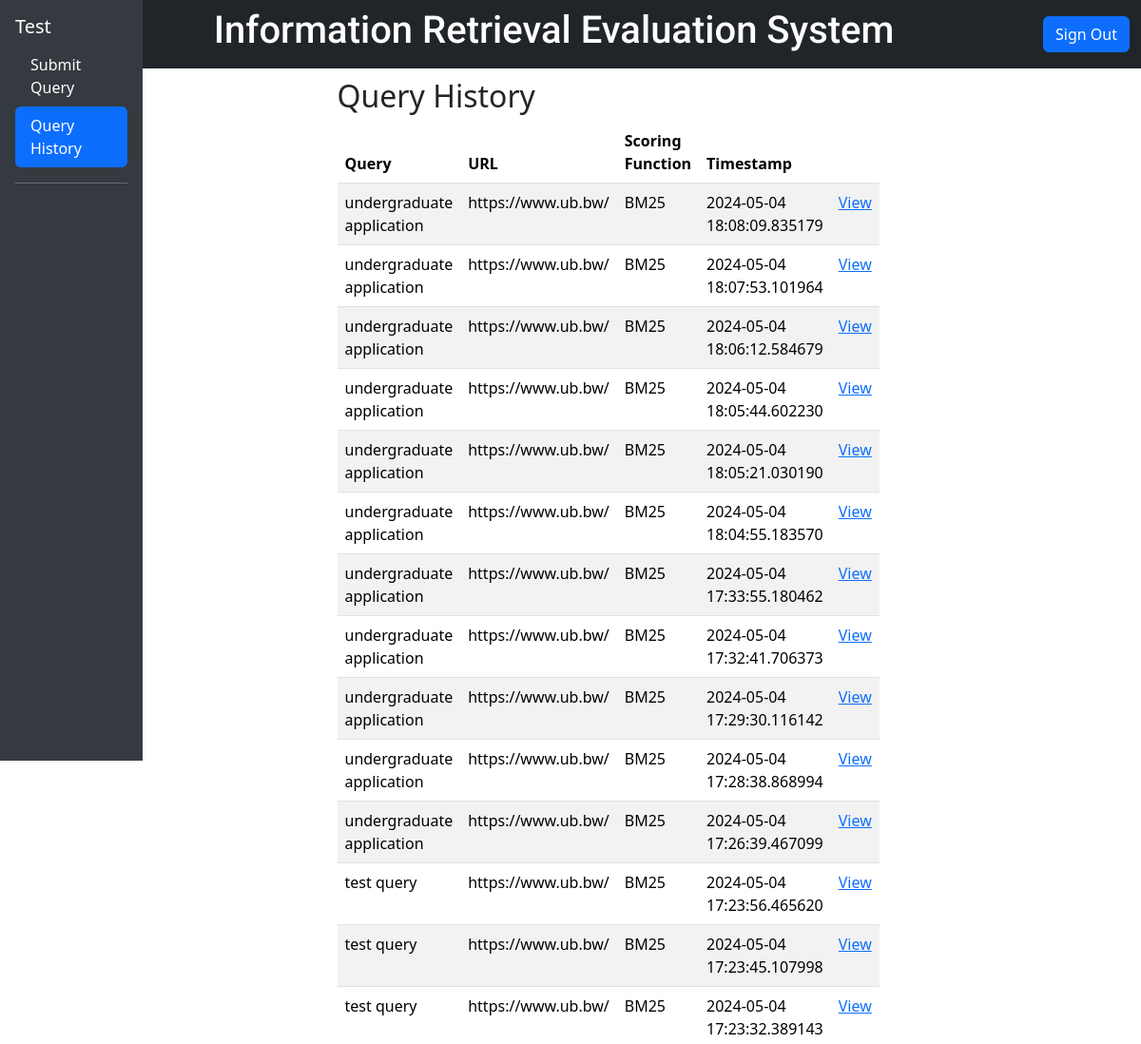
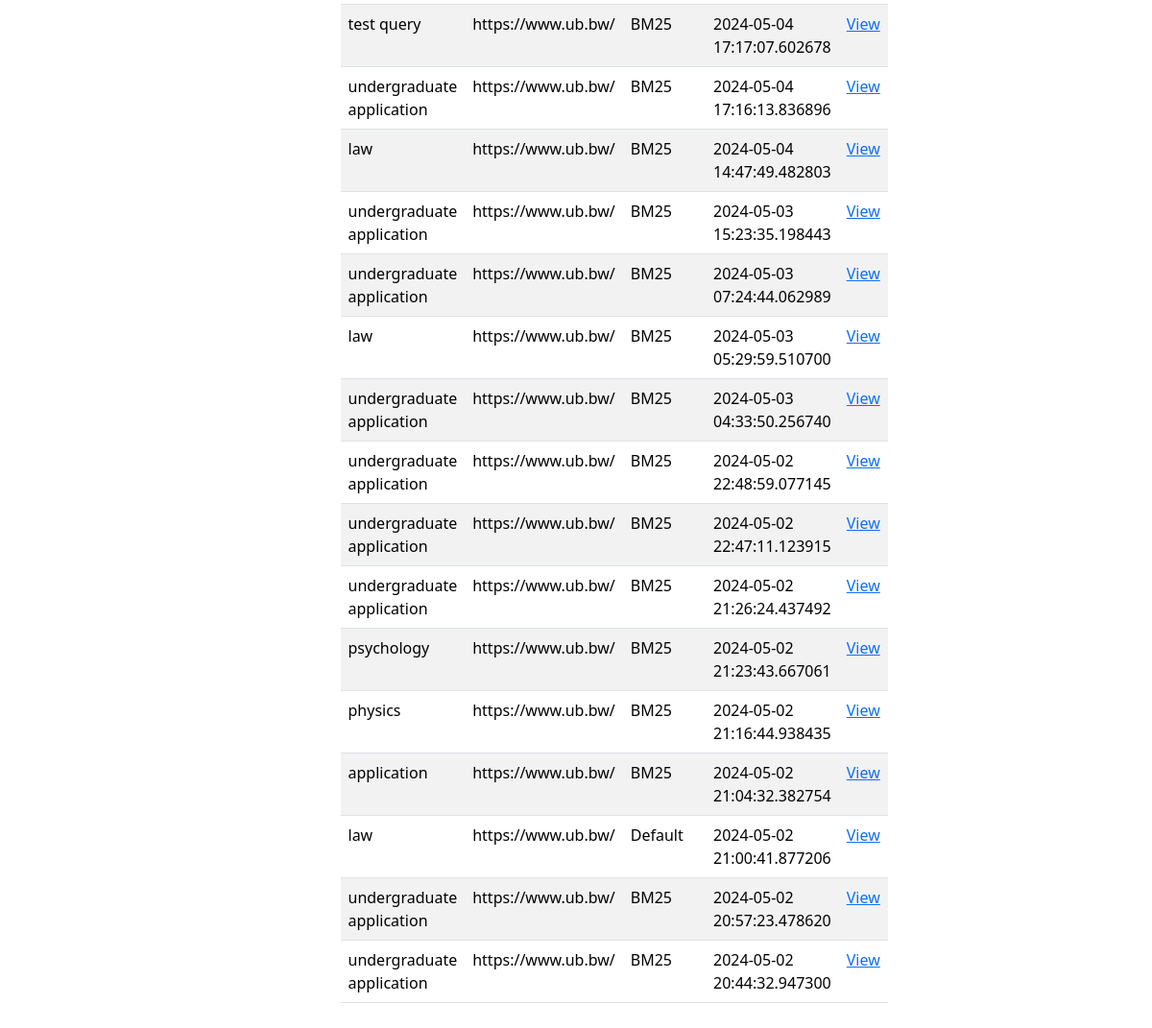
The page /history (signed in) on the database its author committed (2 pictures, top to bottom).
### app.py (models this page shows, shortened)
class User(UserMixin, db.Model):
    id = db.Column(db.Integer, primary_key=True)
    username = db.Column(db.String(50), unique=True)
    first_name = db.Column(db.String(50))
    last_name = db.Column(db.String(50))
    email = db.Column(db.String(150), unique = True)
    password_hash = db.Column(db.String(150))
    joined_at = db.Column(db.DateTime(), default = datetime.utcnow)
    queries = db.relationship("Query", backref="user", lazy=True)

class Query(db.Model):
    query_id = db.Column(db.Integer, primary_key=True)
    url = db.Column(db.String(255))
    query_text = db.Column(db.String(255))
    query_scoring_function = db.Column(db.String(10))
    query_stopwords = db.Column(db.String(255))
    k = db.Column(db.Float(), default = 2.0)
    b = db.Column(db.Float(), default = 0.75)
    query_timestamp = db.Column(db.DateTime(), default = datetime.utcnow)
    user_id = db.Column(db.Integer, db.ForeignKey("user.id"))
    results = db.relationship("QueryResult", backref="query", lazy=True)

### app.py (the view)
@app.route('/history', methods=['GET', 'POST'])
@login_required
def history():
    queries = Query.query.filter_by(user_id=current_user.id).order_by(Query.query_timestamp.desc()).all()
    return render_template('history.html', queries=queries)

### app.py (called while the page is built)
@login_manager.user_loader
def load_user(user_id):
    return User.query.get(int(user_id))

### templates/history.html (shortened to what this page needs)
<!DOCTYPE html>
<html lang="en">
  <head>
    <link href="https://cdn.jsdelivr.net/npm/bootstrap@5.3.3/dist/css/bootstrap.min.css" rel="stylesheet">
  </head>
  <body>
    <nav class="navbar navbar-expand-sm text-white bg-dark">
      <div class="container-fluid">
        <a class="navbar-brand" href="#">
        </a>
        <h1 style="font-family: Roboto;">Information Retrieval Evaluation System</h1>
        <div class="text-right">
              <a href="/logout" class="btn btn-primary">Sign Out</a>
        </div>
      </div>
    </nav>
    <div>
      <div class="position-fixed" style="top: 0; left: 0; height: 100vh; width: 150px; background-color: #343a40; color: white;">
        <div class="p-3">
          <h5>{{current_user.username}}</h5>
          <ul class="nav nav-pills flex-column mb-auto">
            <li class="nav-item">
              <a class="nav-link text-white" href="/dashboard">Submit Query</a>
            </li>
            <li class="nav-item">
              <a class="nav-link active text-white" href="/history">Query History</a>
            </li>
          </ul>
          <hr>
        </div>
      </div>
      <div style="margin-left: 50px; padding: 10px;">
        <div class="container">
          <div class="row justify-content-center">
            <div class="col-md-6 mx-auto">
              <h2>Query History</h2>
              <table class="table table-striped">
                <thead>
                  <tr>
                    <th>Query</th>
                    <th>URL</th>
                    <th>Scoring Function</th>
                    <th>Timestamp</th>
                    <th></th>
                  </tr>
                </thead>
                <tbody>
                  {% for query in queries %}
                  <tr>
                    <td>{{query.query_text}}</td>
                    <td>{{query.url}}</td>
                    <td>{{query.query_scoring_function}}</td>
                    <td>{{query.query_timestamp}}</td>
                    <td><a href="/view_query_results?query_id={{query.query_id}}">View</a></td>
                  </tr>
                  {% endfor %}
                </tbody>
              </table>
            </div>
          </div>
        </div>
      </div>
    </div>
  </body>
</html>

### rows shown on the page
User: username "Test"
Query: query_text "undergraduate application", url "https://www.ub.bw/", query_scoring_function "BM25", query_timestamp "2024-05-04 18:08:09.835179"
Query: query_text "undergraduate application", url "https://www.ub.bw/", query_scoring_function "BM25", query_timestamp "2024-05-04 18:07:53.101964"
Query: query_text "undergraduate application", url "https://www.ub.bw/", query_scoring_function "BM25", query_timestamp "2024-05-04 18:06:12.584679"
Query: query_text "undergraduate application", url "https://www.ub.bw/", query_scoring_function "BM25", query_timestamp "2024-05-04 18:05:44.602230"
Query: query_text "undergraduate application", url "https://www.ub.bw/", query_scoring_function "BM25", query_timestamp "2024-05-04 18:05:21.030190"
Query: query_text "undergraduate application", url "https://www.ub.bw/", query_scoring_function "BM25", query_timestamp "2024-05-04 18:04:55.183570"
Query: query_text "undergraduate application", url "https://www.ub.bw/", query_scoring_function "BM25", query_timestamp "2024-05-04 17:33:55.180462"
Query: query_text "undergraduate application", url "https://www.ub.bw/", query_scoring_function "BM25", query_timestamp "2024-05-04 17:32:41.706373"
Query: query_text "undergraduate application", url "https://www.ub.bw/", query_scoring_function "BM25", query_timestamp "2024-05-04 17:29:30.116142"
Query: query_text "undergraduate application", url "https://www.ub.bw/", query_scoring_function "BM25", query_timestamp "2024-05-04 17:28:38.868994"
Query: query_text "undergraduate application", url "https://www.ub.bw/", query_scoring_function "BM25", query_timestamp "2024-05-04 17:26:39.467099"
Query: query_text "test query", url "https://www.ub.bw/", query_scoring_function "BM25", query_timestamp "2024-05-04 17:23:56.465620"
Query: query_text "test query", url "https://www.ub.bw/", query_scoring_function "BM25", query_timestamp "2024-05-04 17:23:45.107998"
Query: query_text "test query", url "https://www.ub.bw/", query_scoring_function "BM25", query_timestamp "2024-05-04 17:23:32.389143"
Query: query_text "test query", url "https://www.ub.bw/", query_scoring_function "BM25", query_timestamp "2024-05-04 17:17:07.602678"
Query: query_text "undergraduate application", url "https://www.ub.bw/", query_scoring_function "BM25", query_timestamp "2024-05-04 17:16:13.836896"
Query: query_text "law", url "https://www.ub.bw/", query_scoring_function "BM25", query_timestamp "2024-05-04 14:47:49.482803"
Query: query_text "undergraduate application", url "https://www.ub.bw/", query_scoring_function "BM25", query_timestamp "2024-05-03 15:23:35.198443"
Query: query_text "undergraduate application", url "https://www.ub.bw/", query_scoring_function "BM25", query_timestamp "2024-05-03 07:24:44.062989"
Query: query_text "law", url "https://www.ub.bw/", query_scoring_function "BM25", query_timestamp "2024-05-03 05:29:59.510700"
Query: query_text "undergraduate application", url "https://www.ub.bw/", query_scoring_function "BM25", query_timestamp "2024-05-03 04:33:50.256740"
Query: query_text "undergraduate application", url "https://www.ub.bw/", query_scoring_function "BM25", query_timestamp "2024-05-02 22:48:59.077145"
Query: query_text "undergraduate application", url "https://www.ub.bw/", query_scoring_function "BM25", query_timestamp "2024-05-02 22:47:11.123915"
Query: query_text "undergraduate application", url "https://www.ub.bw/", query_scoring_function "BM25", query_timestamp "2024-05-02 21:26:24.437492"
Query: query_text "psychology", url "https://www.ub.bw/", query_scoring_function "BM25", query_timestamp "2024-05-02 21:23:43.667061"
Query: query_text "physics", url "https://www.ub.bw/", query_scoring_function "BM25", query_timestamp "2024-05-02 21:16:44.938435"
Query: query_text "application", url "https://www.ub.bw/", query_scoring_function "BM25", query_timestamp "2024-05-02 21:04:32.382754"
Query: query_text "law", url "https://www.ub.bw/", query_scoring_function "Default", query_timestamp "2024-05-02 21:00:41.877206"
Query: query_text "undergraduate application", url "https://www.ub.bw/", query_scoring_function "BM25", query_timestamp "2024-05-02 20:57:23.478620"
Query: query_text "undergraduate application", url "https://www.ub.bw/", query_scoring_function "BM25", query_timestamp "2024-05-02 20:44:32.947300"
